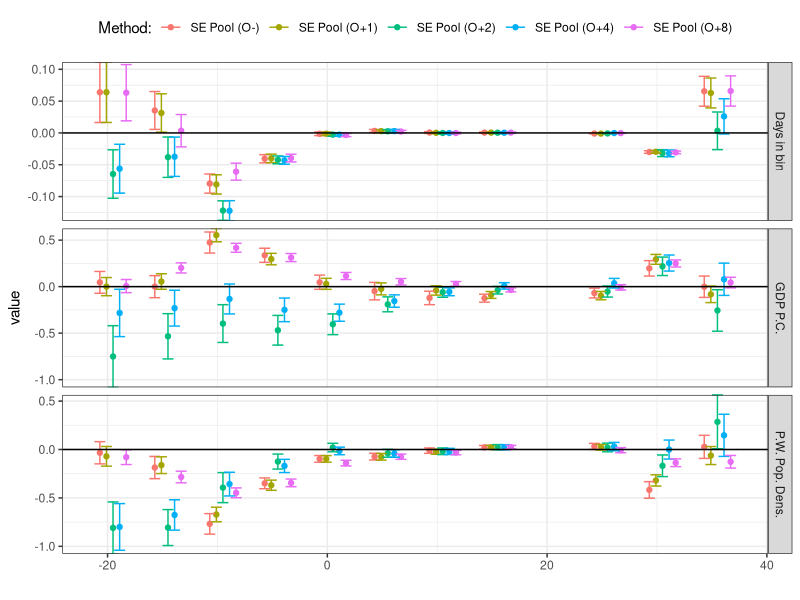

Write R code to recreate this figure.
setwd("~/research/gcp/impact-calculations/interpolate")

library(reshape2)
library(ggplot2)

gammas.om <- read.csv("simple-serrpool-ominus.csv")
gammas.om$method <- "SE Pool (O-)"
gammas.am <- read.csv("simple-novcv-aminus.csv")
gammas.am$method <- "SE Hierarchical (A-)"
gammas.bm <- read.csv("simple-vcvpool-bminus.csv")
gammas.bm$method <- "VCV Pool (B-)"

##gammas.x <- subset(read.csv("comparison-all.csv"), method == 'seemur')
gammas.x <- read.csv("seemur.csv")
gammas.x$method <- "SUR"

gammas <- rbind(gammas.x, gammas.om)

gammas$method <- factor(gammas$method, levels=c(unique(gammas$method[gammas$method != "SUR"]), "SUR"))

gammas.op1 <- read.csv("simple-serrsmooth-oplus1.csv")
gammas.op1$method <- "SE Pool (O+1)"
gammas.op2 <- read.csv("simple-serrsmooth-oplus2.csv")
gammas.op2$method <- "SE Pool (O+2)"
gammas.op4 <- read.csv("simple-serrsmooth-oplus4.csv")
gammas.op4$method <- "SE Pool (O+4)"
gammas.op8 <- read.csv("simple-serrsmooth-oplus8.csv")
gammas.op8$method <- "SE Pool (O+8)"

gammas <- rbind(gammas.om, gammas.op1, gammas.op2, gammas.op4, gammas.op8)

pg <- melt(gammas[, c('method', 'binlo', 'binhi', 'intercept_coef', 'bindays_coef', 'gdppc_coef', 'popop_coef')], id.vars=c('method', 'binlo', 'binhi'))
pg2 <- melt(gammas[, c('method', 'binlo', 'binhi', 'intercept_serr', 'bindays_serr', 'gdppc_serr', 'popop_serr')], id.vars=c('method', 'binlo', 'binhi'))
pg$serr <- pg2$value

pg$binx <- (pmax(pg$binlo, -22) + pmin(pg$binhi, 38)) / 2

dodge <- position_dodge(width=3)

pg$ymin <- pg$value - pg$serr
pg$ymax <- pg$value + pg$serr

levels(pg$variable) <- c("Intercept", "Days in bin", "GDP P.C.", "P.W. Pop. Dens.")

ggplot(subset(pg, variable != 'Intercept'), aes(x=binx, y=value, ymin=ymin, ymax=ymax, width=5, colour=method)) +
    facet_grid(variable ~ ., scales="free") +
    geom_point(position=dodge) +
    geom_errorbar(position=dodge) + geom_hline(yintercept=0) + theme_bw() +
    scale_x_continuous(name="") + scale_y_continuous(expand=c(0, 0)) +
    scale_colour_discrete(name="Method:") +
    theme(legend.position="top")
